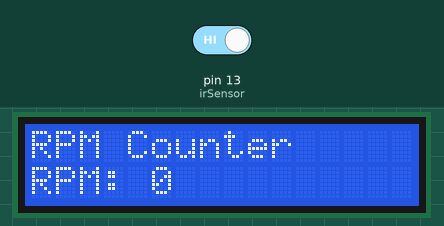
Recording of a sketch running on a simulated Arduino Uno, built with avr-gcc and run on an emulated ATmega328P. Parts: 16×2 character LCD. The inputs (shaded band) are chosen by the test bench; at power-on: pin 13 (irSensor) HIGH. What the sketch prints to the serial monitor is not drawn.

Above: at 1.6 s.
1.7 s: pin 13 (irSensor) driven LOW
At 3.8 s:
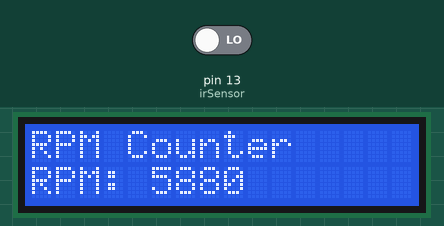
4.5 s: pin 13 (irSensor) driven HIGH
At 5.8 s:
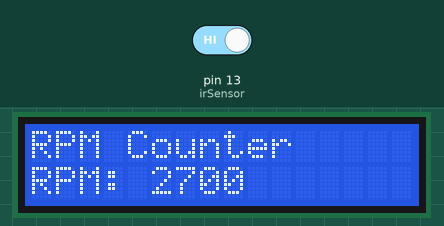
7.5 s: pin 13 (irSensor) driven LOW
At 8.8 s:
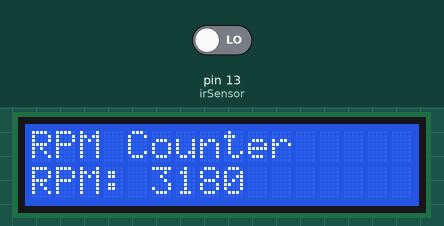
Timing chart, 0 to 10.5 s (numbered marks = the images above; inputs shaded):
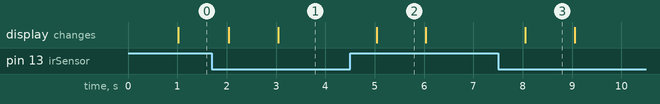

Measured:
- after the input at 1.7 s, the display: first changes after 0.34 s (image 1 shows a later state)
- after the input at 4.5 s, the display: changes after 0.54 s (image 2)
- after the input at 7.5 s, the display: changes after 0.55 s (image 3)
- what the display in image 2 shows lasts 1.0 s, from 5.0 s to 6.0 s

The sketch:

TACHOMETER_FINAL.ino
```cpp
#include <LiquidCrystal_I2C.h>
#include <Wire.h>

LiquidCrystal_I2C lcd(0x27, 16, 2);

int irSensor = 13; // IR sensor pin
int pulseCount = 0;     // Number of pulses detected in one second
int rpm = 0;            // Calculated RPM value
unsigned long lastMillis = 0; // Time tracking for RPM calculation

void setup() {
  Serial.begin(9600);
  pinMode(irSensor, INPUT_PULLUP); // Configure IR sensor as input with pull-up
  lcd.init();                      // Initialize LCD
  lcd.backlight();                 // Turn on LCD backlight
}

void loop() {
  unsigned long currentMillis = millis(); // Get current time

  // Check IR sensor state
  if (digitalRead(irSensor) == LOW) { // Pulse detected
    pulseCount++;
    delay(10); // Simple debounce to avoid multiple counts per pulse
  }

  // Calculate RPM every 1 second
  if (currentMillis - lastMillis >= 1000) {
    rpm = (pulseCount * 60); // Calculate RPM (pulses per second * 60)
    pulseCount = 0;        // Reset pulse count for the next second
    lastMillis = currentMillis; // Update lastMillis

    // Print to serial monitor
    Serial.print("RPM: ");
    Serial.println(rpm);

    // Display on LCD
    lcd.clear();
    lcd.setCursor(0, 0);
    lcd.print("RPM Counter");
    lcd.setCursor(0, 1);
    lcd.print("RPM: ");
    lcd.print(rpm);
  }
}
```
